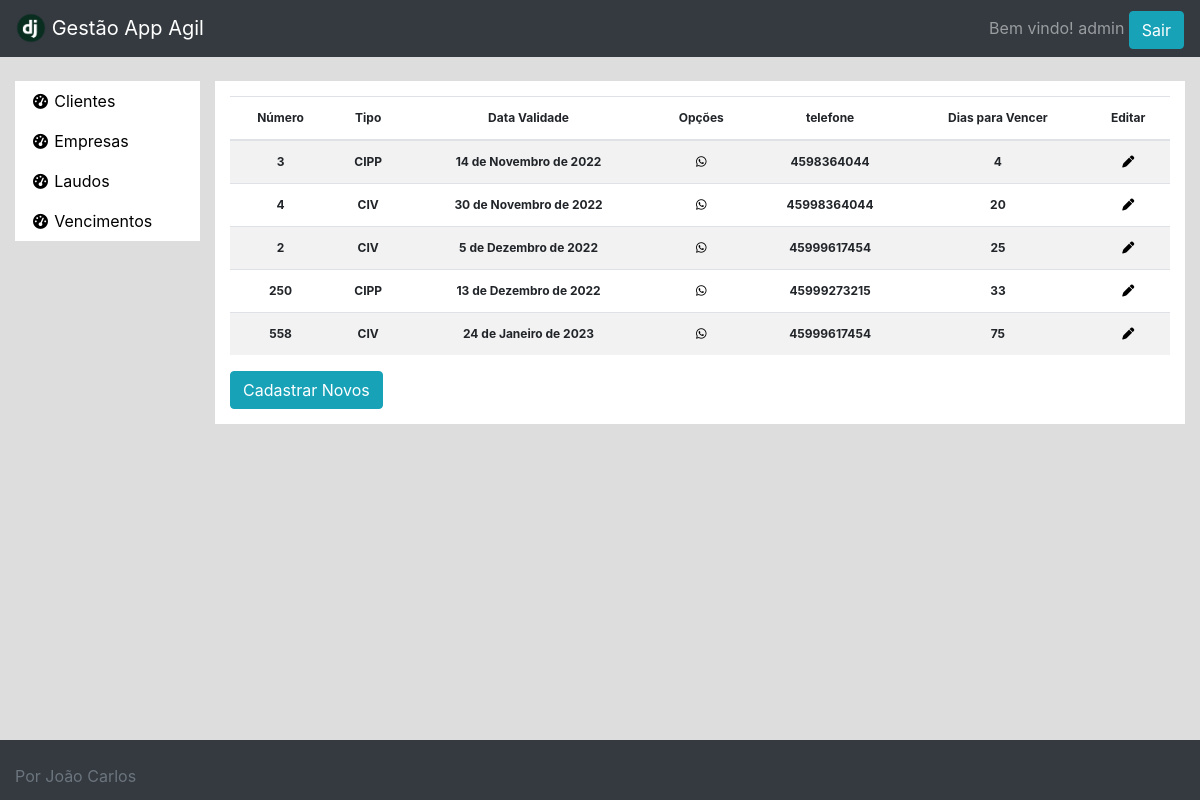
/clientes/laudo_list/ (signed in), run on an earlier commit of the app's database.
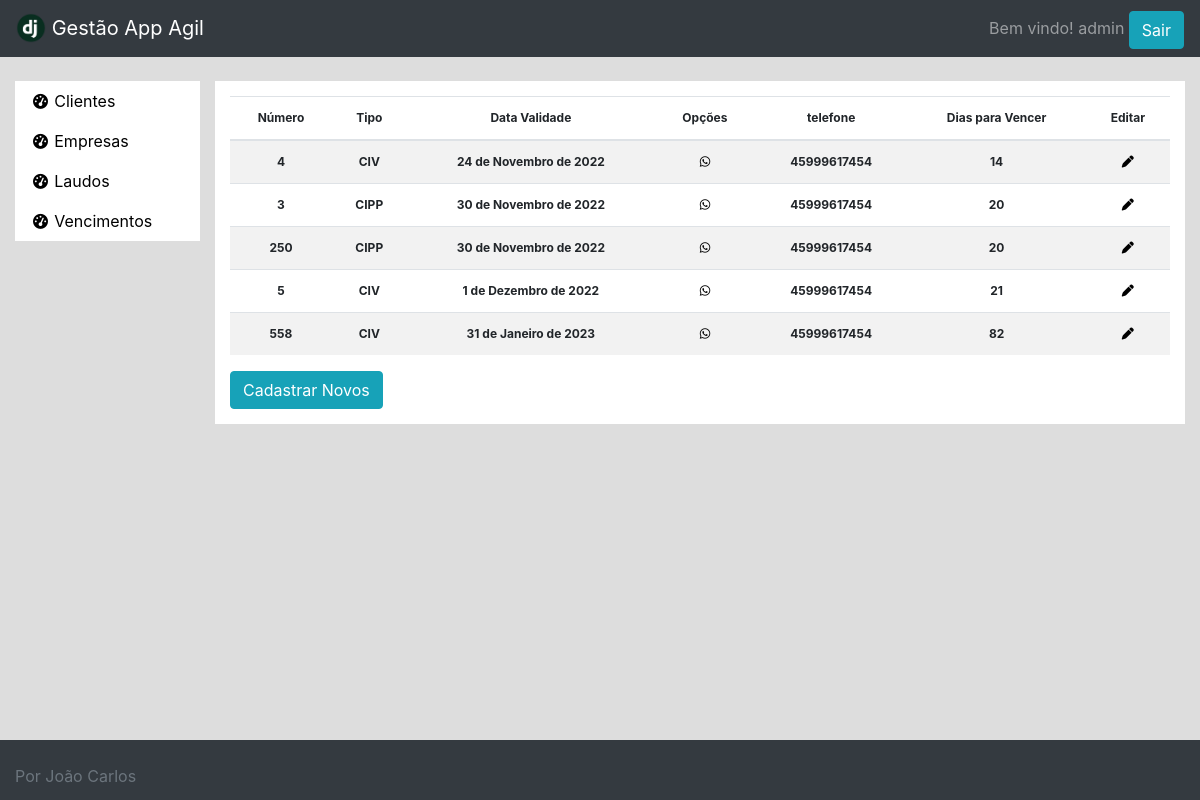
And on a later commit of the database.
### clientes/models.py (models this page shows, shortened)
class Laudo(models.Model):
    CIPP = 'CIPP'
    CIV = 'CIV'
    DATE_INPUT_FORMATS = ['%d/%m/%Y']
    numero = models.IntegerField(unique=True)
    cliente = models.ForeignKey(Person, on_delete=models.CASCADE, null=True, blank=True,
                help_text="Se não tem cliente deixar vazio")
    empresa = models.ForeignKey(Empresa, on_delete=models.CASCADE, null=True, blank=True,
                help_text="Se não tem empresa deixar vazio")
    tipo = models.CharField(max_length=4, choices=[(CIV, 'CIV'),(CIPP, 'CIPP')])
    dataLaudo = models.DateField()
    placa = models.CharField(help_text="formato XXX-XXXX", max_length=8)
    dataValidade = models.DateField()
    def get_laudo_number(self):
        if self.cliente != None:
            return self.cliente.whatsapp
        if self.empresa != None:
            return self.empresa.whatsapp
    def get_days_left(self):
        return (self.dataValidade-date.today()).days

### clientes/views.py (the view)
# urls.py: path('laudo_list/', login_required(LaudoList), name="laudo_list"),
def LaudoList(request):
    laudos = Laudo.objects.all().order_by('dataValidade')
    for laudo in laudos:
        laudo.telefone = laudo.get_laudo_number()
        laudo.vencimento = laudo.get_days_left()
    return render(request, 'clientes/laudo_list.html', {'object_list':laudos})

### clientes/templates/clientes/laudo_list.html (shortened to what this page needs)
{% extends 'base.html' %}
{% load bootstrap %}
{% block main %}
    <table class="table table-striped">
        <thead>
        <tr>
            <th scope="col">Número</th>
            <th scope="col">Tipo</th>
            <th scope="col">Data Validade</th>
            <th scope="col">Opções</th>
            <th scope="col">telefone</th>
            <th scope="col">Dias para Vencer</th>
            <th scope="col">Editar</th>
        </tr>
        </thead>
        <tbody>
        {% for laudo in object_list %}
            <tr>
                <th>{{ laudo.numero }}</th>
                <th>{{ laudo.tipo }}</th>
                <th>{{ laudo.dataValidade }}</th>
                <th><a href="{% url 'prepare' laudo.pk %}"><i class="fa-brands fa-whatsapp"></a></i></th>
                <th>{{ laudo.telefone }}</th>
                <th>{{ laudo.vencimento }}</th>
                <th><a href="{% url 'laudo_update' laudo.id %}"><i class="fa-solid fa-pen"></i></a></th>
            </tr>
        {% endfor %}
        </tbody>
    </table>
        <a href="{% url 'laudo_create' %}"><button class="btn btn-info">Cadastrar Novos</button></a>
        <br/>
    </div>
{% endblock %}
{% block footer %}
    {% include 'footer.html' %}
{% endblock %}

### templates/base.html (shortened to what this page needs)
{% load static %}
<!doctype html>
<html lang="en">
<head>
    <link rel="stylesheet" href="https://cdn.jsdelivr.net/npm/bootstrap@4.3.1/dist/css/bootstrap.min.css">
    <link rel="stylesheet" href="https://cdn.jsdelivr.net/npm/bootstrap@5.1.0/dist/js/bootstrap.bundle.min.js">
    <link rel="stylesheet" href="https://cdnjs.cloudflare.com/ajax/libs/font-awesome/6.2.0/css/all.min.css"/>
    <link rel="stylesheet" href="{% static 'style.css' %}"/>
    <link rel="stylesheet" href="https://cdnjs.cloudflare.com/ajax/libs/datepicker/0.6.5/datepicker.min.css" />
</head>
<body>
    <div class="wrapper">
        <nav class="navbar navbar-dark bg-dark">
            <div class="row">
                <div class="col">
                    <a class="navbar-brand" href="{% url 'home' %}">
                    <img src="{% static 'pngegg.png' %}"
                    width="30" height="30" class="d-inline-block align-top" alt="">
                    Gestão App Agil
                    </a>
                </div>
            </div>
            <div>
                {% if user.is_authenticated %}
                    <span class="navbar-text">Bem vindo! {{ user.username }}</span>
                    <a href="{% url 'logout' %}"><button class="btn btn-info">Sair</button></a>
                {% else %}
                    <span class="navbar-text"Faça o login</span>
                    <button class="btn btn-info"><a href="{% url 'login' %}">Login</a></button>
                {% endif %}
            </div>
        </nav>
        <br/>
        <div class="container-fluid">
            <div class="row dashboard-layout">
                <div class="col-2" id="clientes-list">
                    <div class="menu">
                        <ul class="nav flex-column">
                            <li class="nav-item">
                                <a class="nav-link" href="{% url 'person_list'%}">
                                    <i class="fas fa-fw fa-tachometer-alt"></i>
                                    <span>Clientes</span>
                                </a>
                            </li>
                        </ul>
                        <ul class="nav flex-column">
                            <li class="nav-item">
                                <a class="nav-link" href="{% url 'empresa_list' %}">
                                    <i class="fas fa-fw fa-tachometer-alt"></i>
                                    <span>Empresas</span>
                                </a>
                            </li>
                        </ul>
                        <ul class="nav flex-column">
                            <li class="nav-item">
                                <a class="nav-link" href="{% url 'laudo_list' %}">
                                    <i class="fas fa-fw fa-tachometer-alt"></i>
                                    <span>Laudos</span>
                                </a>
                            </li>
                        </ul>
                        <ul class="nav flex-column">
                            <li class="nav-item">
                                <a class="nav-link" href="{% url 'vencimento' %}">
                                    <i class="fas fa-fw fa-tachometer-alt"></i>
                                    <span>Vencimentos</span>
                                </a>
                            </li>
                        </ul>
                    </div>
                </div>
                <div class="col-10" id="dashboard">
                    <div class="conteudo">
                        {% block main %}
                        {% endblock %}
                    </div>
                    </div>
                </div>
            </div>
    {% block footer %}
    {% endblock %}
</body>
</html>

### templates/footer.html
<footer id="sticky-footer" class="footer flex-shrink-0 py-4 bg-dark text-white-50">
    <span class="text-muted">Por João Carlos</span>
</footer>

### static/style.css (style rules this page uses)
body { min-width: 100%; min-height: 100%; background-color: #d4d4d4c9; }
a:link { text-decoration: none; color: black; }
.wrapper { max-width: 100%; padding: 0px; height: 100%; }
.conteudo { padding: 15px; }
.menu { background-color: white; }
#clientes-list { padding-right: 0%; }
.conteudo { background-color: white; }
.nav-link { color:black; }
.nav-item i { font-size: 15px; }
.table { align-items: center; text-align: center; }
.table tr { font-size: 12px; }
.footer { position: absolute; bottom: 0; width: 100%; height: 60px; padding-left: 15px; }

What changed in the data, as far as the page shows it:
removed Laudo: numero "2", tipo "CIV", dataValidade "5 de Dezembro de 2022", telefone "45999617454", vencimento "25"
changed Laudo: dataValidade "30 de Novembro de 2022" → "24 de Novembro de 2022"; telefone "45998364044" → "45999617454"; vencimento "20" → "14"; moves up the list
changed Laudo (number 2 of 5 on the later page): dataValidade "14 de Novembro de 2022" → "30 de Novembro de 2022"; telefone "4598364044" → "45999617454"; vencimento "4" → "20"
changed Laudo (number 3 of 5 on the later page): dataValidade "13 de Dezembro de 2022" → "30 de Novembro de 2022"; telefone "45999273215" → "45999617454"; vencimento "33" → "20"
added Laudo: numero "5", tipo "CIV", dataValidade "1 de Dezembro de 2022", telefone "45999617454", vencimento "21"
changed Laudo: dataValidade "24 de Janeiro de 2023" → "31 de Janeiro de 2023"; vencimento "75" → "82"
